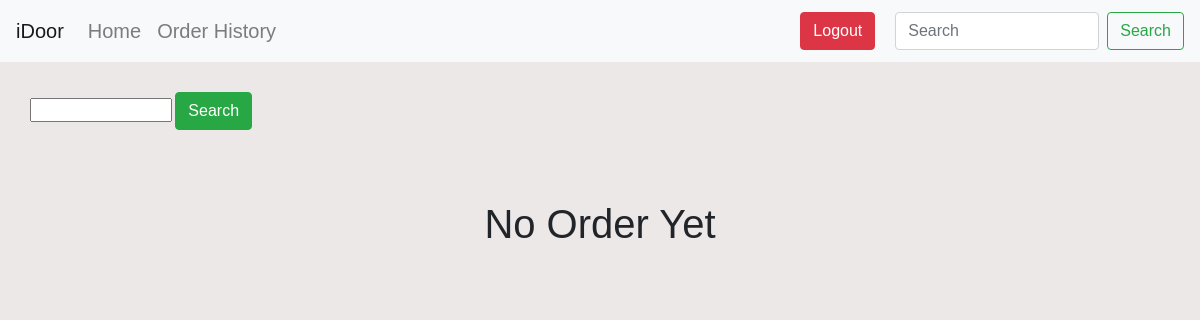
The page /order_history.php (signed in) on the database as committed earlier.
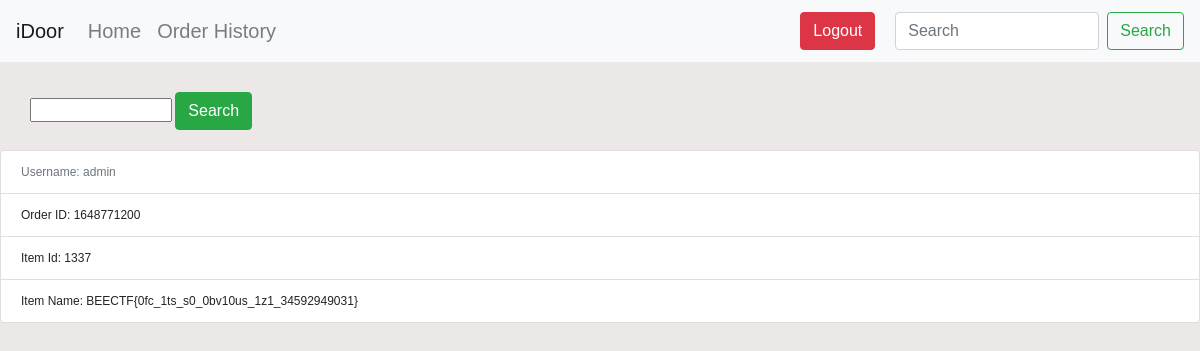
The same page on the database as committed later.
### tables this page shows
CREATE TABLE `order_history` (
  `order_id` varchar(255) NOT NULL,
  `username` varchar(255) NOT NULL,
  `item_purchased` varchar(255) NOT NULL,
  `item_name` varchar(255) NOT NULL
);

### web/order_history.php (the view, shortened to what this page needs)
<?php require "./includes/header.inc.php" ?>
<form action="order_history.php" method="POST" class="search-form">
    <input type="text" name="order_id" id="order_id">
    <button type="submit" class="btn btn-success">Search</button>
</form>
<?php
$q = "SELECT * FROM order_history WHERE username = ?";
$theParam = $_SESSION['username'];
$stmt = $conn->prepare($q);
$stmt->bind_param("s", $theParam);
$stmt->execute();
$result = $stmt->get_result();
if ($result->num_rows < 1) {
?>
    <div>
        <h1 style="text-align: center; margin-top: 50px;">No Order Yet</h1>
    </div>
<?php
    die();
}
while ($row = $result->fetch_assoc()) {
?>
    <div style="margin: auto;">
        <ul class="list-group">
            <li class="list-group-item disabled">Username: <?= $row['username'] ?></li>
            <li class="list-group-item">Order ID: <?= $row['order_id'] ?></li>
            <li class="list-group-item">Item Id: <?= $row['item_purchased'] ?></li>
            <li class="list-group-item">Item Name: <?= $row['item_name'] ?></li>
        </ul>
    </div>
    <br>
<?php
}
?>
<?php require "./includes/footer.inc.php" ?>

### web/includes/header.inc.php (shortened to what this page needs)
<!DOCTYPE html>
<html lang="en">
<head>
    <link rel="stylesheet" href="https://cdn.jsdelivr.net/npm/bootstrap@4.1.3/dist/css/bootstrap.min.css">
    <link rel="stylesheet" href="https://cdn.jsdelivr.net/npm/swiper@8/swiper-bundle.min.css"/>
    <link rel="stylesheet" href="../assets/css/style.css">
    <link rel="stylesheet" href="../assets/css/animate.css">
</head>
<body>
    <nav class="navbar navbar-expand-lg navbar-light bg-light">
        <a class="navbar-brand" href="../index.php">iDoor</a>
        <div class="collapse navbar-collapse" id="navbarSupportedContent">
            <ul class="navbar-nav mr-auto">
                <li class="nav-item">
                    <a class="nav-link" href="../index.php">Home <span class="sr-only">(current)</span></a>
                </li>
                <li class="nav-item">
                    <a class="nav-link" href="../order_history.php">Order History <span class="sr-only"></span></a>
                </li>
            </ul>
            <button type="submit" class="btn btn-danger" style="margin: 0px 20px;"><a href="../controller/logoutController.php" style="text-decoration: none; color: white;">Logout</a></button>
            <form class="form-inline my-2 my-lg-0" method="POST" action="search.php">
                <input class="form-control mr-sm-2" type="search" placeholder="Search" aria-label="Search" name="search">
                <button class="btn btn-outline-success my-2 my-sm-0" type="submit">Search</button>
            </form>
        </div>
    </nav>

### web/includes/footer.inc.php (shortened to what this page needs)
</body>
</html>

### web/assets/css/style.css (style rules this page uses)
body { font-family: "Lucida Grande", Verdana, Arial; font-size: 12px; background-color: rgb(236, 232, 232); }
.nav-link { font-size: 20px; }

### web/order_history.php (style rules this page uses)
html, body { height: 100%; }
.search-form { margin-top: 30px; margin-left: 30px; margin-bottom: 20px; display: inline-block; }

Rows that differ between the two databases and show on the page:
added order_history: username "admin", order_id "1648771200", item_purchased "1337", item_name "BEECTF{0fc_1ts_s0_0bv10us_1z1_34592949031}"
Other text that changed with them:
text no longer shown: "No Order Yet"
